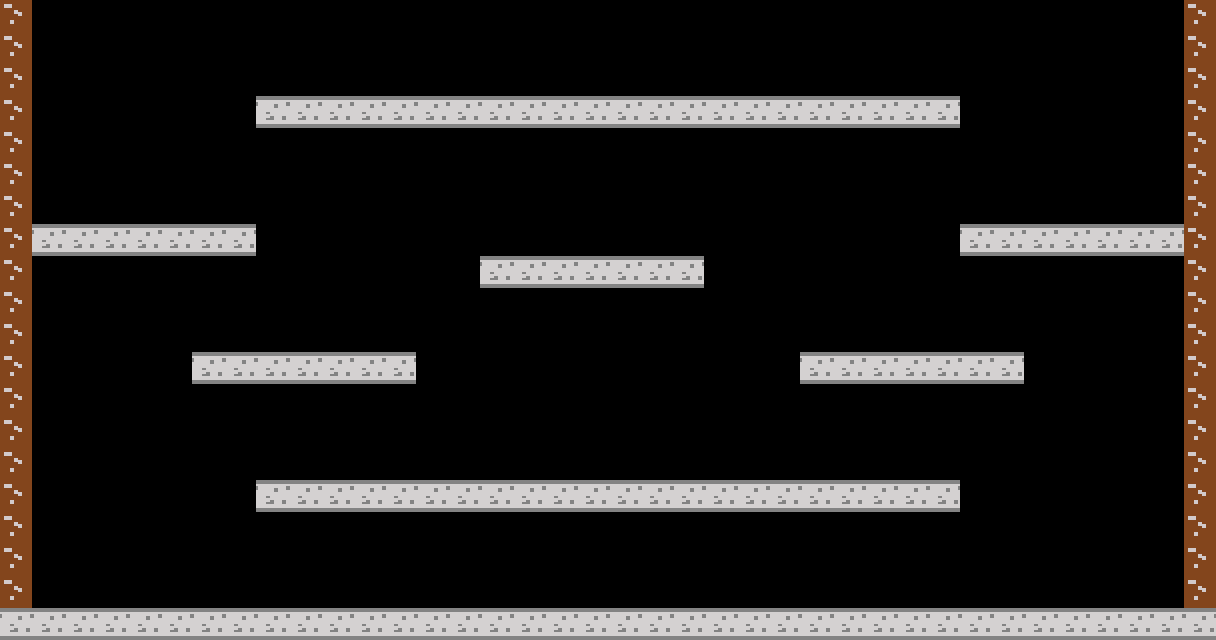

This game map was drawn from its Tiled (.tmx) file and the tilesets committed beside it. A one-line description and the full map source follow:
An orthogonal 38x20 tile map with 32x32 px tiles, 1 tile layer (walls).

<map version="1.0" tiledversion="1.0.1" orientation="orthogonal" renderorder="right-down" width="38" height="20" tilewidth="32" tileheight="32" nextobjectid="9">
 <tileset firstgid="1" name="wallmap" tilewidth="32" tileheight="32" tilecount="2" columns="2">
  <image source="wallmap.png" width="64" height="32" />
 </tileset>
 <layer name="walls" width="38" height="20">
  <data encoding="csv">
2,0,0,0,0,0,0,0,0,0,0,0,0,0,0,0,0,0,0,0,0,0,0,0,0,0,0,0,0,0,0,0,0,0,0,0,0,2,
2,0,0,0,0,0,0,0,0,0,0,0,0,0,0,0,0,0,0,0,0,0,0,0,0,0,0,0,0,0,0,0,0,0,0,0,0,2,
2,0,0,0,0,0,0,0,0,0,0,0,0,0,0,0,0,0,0,0,0,0,0,0,0,0,0,0,0,0,0,0,0,0,0,0,0,2,
2,0,0,0,0,0,0,0,1,1,1,1,1,1,1,1,1,1,1,1,1,1,1,1,1,1,1,1,1,1,0,0,0,0,0,0,0,2,
2,0,0,0,0,0,0,0,0,0,0,0,0,0,0,0,0,0,0,0,0,0,0,0,0,0,0,0,0,0,0,0,0,0,0,0,0,2,
2,0,0,0,0,0,0,0,0,0,0,0,0,0,0,0,0,0,0,0,0,0,0,0,0,0,0,0,0,0,0,0,0,0,0,0,0,2,
2,0,0,0,0,0,0,0,0,0,0,0,0,0,0,0,0,0,0,0,0,0,0,0,0,0,0,0,0,0,0,0,0,0,0,0,0,2,
2,1,1,1,1,1,1,1,0,0,0,0,0,0,0,0,0,0,0,0,0,0,0,0,0,0,0,0,0,0,1,1,1,1,1,1,1,2,
2,0,0,0,0,0,0,0,0,0,0,0,0,0,0,1,1,1,1,1,1,1,0,0,0,0,0,0,0,0,0,0,0,0,0,0,0,2,
2,0,0,0,0,0,0,0,0,0,0,0,0,0,0,0,0,0,0,0,0,0,0,0,0,0,0,0,0,0,0,0,0,0,0,0,0,2,
2,0,0,0,0,0,0,0,0,0,0,0,0,0,0,0,0,0,0,0,0,0,0,0,0,0,0,0,0,0,0,0,0,0,0,0,0,2,
2,0,0,0,0,0,1,1,1,1,1,1,1,0,0,0,0,0,0,0,0,0,0,0,0,1,1,1,1,1,1,1,0,0,0,0,0,2,
2,0,0,0,0,0,0,0,0,0,0,0,0,0,0,0,0,0,0,0,0,0,0,0,0,0,0,0,0,0,0,0,0,0,0,0,0,2,
2,0,0,0,0,0,0,0,0,0,0,0,0,0,0,0,0,0,0,0,0,0,0,0,0,0,0,0,0,0,0,0,0,0,0,0,0,2,
2,0,0,0,0,0,0,0,0,0,0,0,0,0,0,0,0,0,0,0,0,0,0,0,0,0,0,0,0,0,0,0,0,0,0,0,0,2,
2,0,0,0,0,0,0,0,1,1,1,1,1,1,1,1,1,1,1,1,1,1,1,1,1,1,1,1,1,1,0,0,0,0,0,0,0,2,
2,0,0,0,0,0,0,0,0,0,0,0,0,0,0,0,0,0,0,0,0,0,0,0,0,0,0,0,0,0,0,0,0,0,0,0,0,2,
2,0,0,0,0,0,0,0,0,0,0,0,0,0,0,0,0,0,0,0,0,0,0,0,0,0,0,0,0,0,0,0,0,0,0,0,0,2,
2,0,0,0,0,0,0,0,0,0,0,0,0,0,0,0,0,0,0,0,0,0,0,0,0,0,0,0,0,0,0,0,0,0,0,0,0,2,
1,1,1,1,1,1,1,1,1,1,1,1,1,1,1,1,1,1,1,1,1,1,1,1,1,1,1,1,1,1,1,1,1,1,1,1,1,1
</data>
 </layer>
</map>
